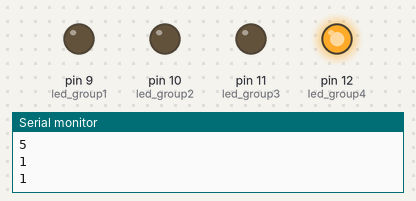
Recording of a sketch running on a simulated Arduino Uno, built with avr-gcc and run on an emulated ATmega328P. Parts: output pins drawn as LEDs (lit = HIGH), the last lines printed to the serial monitor. Random numbers use the default seed unless the sketch sets one.

Above: at 0.55 s.
At 8.31 s:
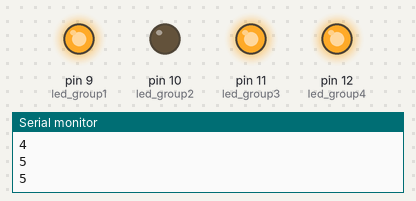
At 11.57 s:
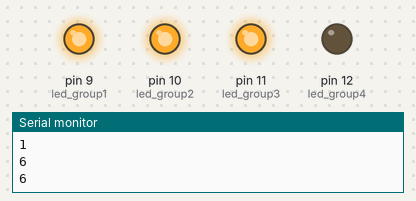
At 17.18 s:
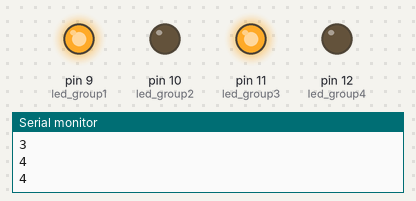
At 26.8 s:
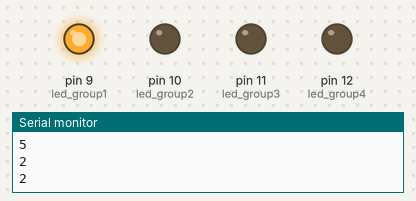
At 39.07 s:
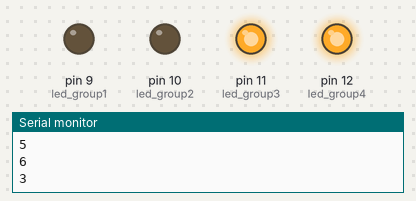
Timing chart, 0 to 40.0 s (numbered marks = the images above):
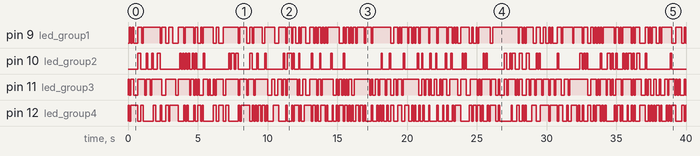

Measured:
- by itself, pin 9 (led_group1): LOW → HIGH at 0.10 s, → LOW 0.10 s later, → HIGH 0.10 s later, → LOW 0.10 s later, … (160 changes in this stretch)
- by itself, pin 10 (led_group2): LOW → HIGH at 0.70 s, → LOW 0.20 s later, → HIGH 0.40 s later, → LOW 0.10 s later, … (120 changes in this stretch)
- by itself, pin 11 (led_group3): LOW → HIGH at 0.00 s, → LOW 0.10 s later, → HIGH 0.10 s later, → LOW 0.20 s later, … (166 changes in this stretch)
- by itself, pin 12 (led_group4): LOW → HIGH at 0.00 s, → LOW 0.10 s later, → HIGH 0.10 s later, → LOW 0.50 s later, … (199 changes in this stretch)

The sketch:

LED_dice.ino
```cpp
int led_group1 = 9;
int led_group2 = 10;
int led_group3 = 11;
int led_group4 = 12;

void setup() {
  // put your setup code here, to run once:
  Serial.begin(9600);
  pinMode(led_group1, OUTPUT);
  pinMode(led_group2, OUTPUT);
  pinMode(led_group3, OUTPUT);
  pinMode(led_group4, OUTPUT);
  digitalWrite(led_group1, LOW);
  digitalWrite(led_group2, LOW);
  digitalWrite(led_group3, LOW);
  digitalWrite(led_group4, LOW);
  randomSeed(analogRead(0));
}
int num = 0;
void loop() {
  // put your main code here, to run repeatedly:
//  for(int x = 1; x < 7; x++){
//    setDie(x);
//    Serial.print("Number: "); Serial.println(x);
//    delay(1000);
//  }
  num = random(1,7);
  setDie(num);
  Serial.println(num);
  delay(100);
}

void setDie(int number){
  //if number uses group 1
  if(number == 2 or number == 4 or number == 5 or number == 6){
    digitalWrite(led_group1, HIGH);
  }
  else{
    digitalWrite(led_group1, LOW);
  }

  //if number uses group 2
  if(number == 6){
    digitalWrite(led_group2, HIGH);
  }
  else{
    digitalWrite(led_group2, LOW);
  }

  //if number uses group 3
  if(number == 3 or number == 4 or number == 5 or number == 6){
    digitalWrite(led_group3, HIGH);
  }
  else{
    digitalWrite(led_group3, LOW);
  }

  //if number uses group 4
  if(number == 1 or number == 3 or number == 5){
    digitalWrite(led_group4, HIGH);
  }
  else{
    digitalWrite(led_group4, LOW);
  }

}
```
